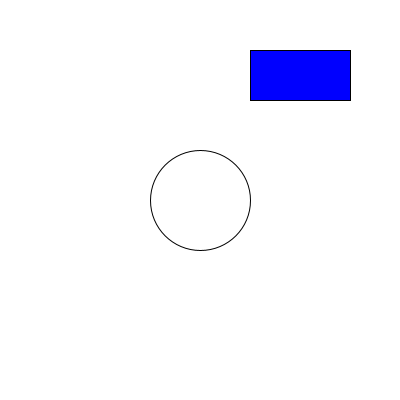
Frame 1 (no input)
Frame 60 (the mouse pressed at the canvas centre just before this capture): identical to frame 1, image omitted
Frame 120 (the mouse held since frame 60 and released just before this capture): identical to frame 1, image omitted

The Processing sketch that drew this single still picture (run headless with seeded random() and noise(); from frame 60 on, the mouse is pressed at the canvas centre):

// Processing sketch: boton
// ── boton.pde
color relleno; // variable de tipo color
void setup() {
  size(400, 400);
  background(255);
  relleno = color(255, 255, 255);
  
}
void draw() {
  background(255);
  fill(0, 0, 255);
  rect(250, 50, 100, 50); // un botón azul
  fill(relleno);
  ellipse(200, 200, 100, 100);
}

void mousePressed() { // si presionamos el mouse
// y dentro de los límites del botòn
  if (mouseX>= 250 && mouseX < 350 && mouseY <= 100 && mouseY >50 ) {
    relleno = color(255, 0, 0); // cambia el color de la figura
  }
}
void keyPressed() { // volvemos la figura a relleno blanco
  relleno = color(255, 255, 255);
}
